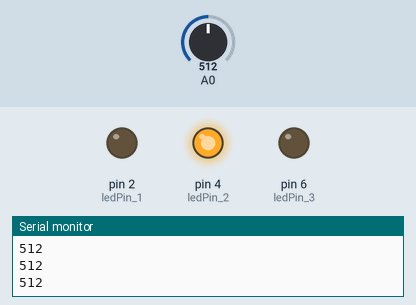
A sketch run on a simulated Arduino Uno, built with avr-gcc and run on an emulated ATmega328P. On the bench: output pins drawn as LEDs (lit = HIGH), the last lines printed to the serial monitor. Inputs (shaded band) come from the test bench; at power-on: A0 = 512.

Above: at 1.2 s.
1.3 s: A0 set to 523
2.8 s: A0 set to 539
At 3.7 s:
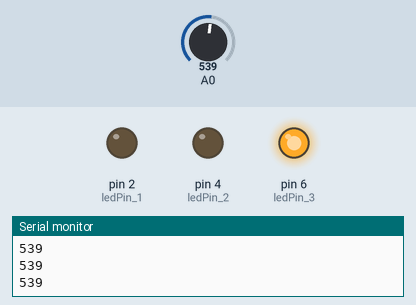
4.3 s: A0 set to 174
At 5.0 s:
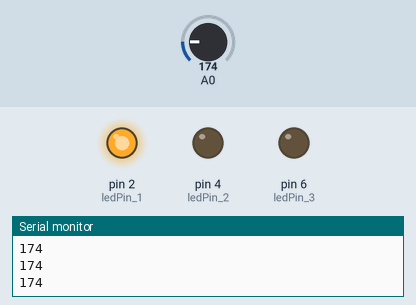
5.8 s: A0 set to 22
7.3 s: A0 set to 17
At 8.5 s:
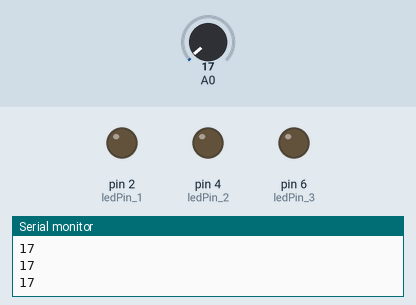
8.8 s: A0 set to 122
At 10.1 s:
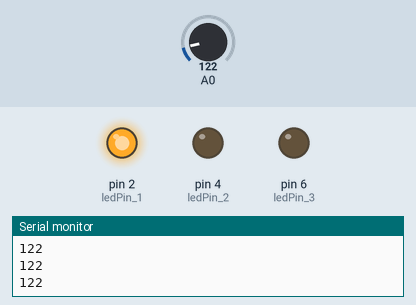
Timing chart, 0 to 11.3 s (numbered marks = the images above; inputs shaded):
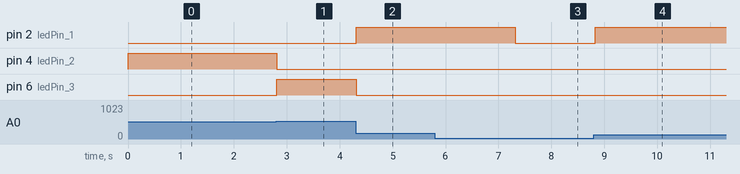

The sketch:

game_7.ino
```cpp
int sensorValue = 0;
int ledPin_1 = 2;
int ledPin_2 = 4;
int ledPin_3 = 6;


void setup() {
  // put your setup code here, to run once:
  Serial.begin(9600);
  pinMode(A0, INPUT);
  pinMode(ledPin_1, OUTPUT);
  pinMode(ledPin_2, OUTPUT);
  pinMode(ledPin_3, OUTPUT);

}

void loop() {
  // put your main code here, to run repeatedly:
  sensorValue = analogRead(A0);

  Serial.println(sensorValue);
  if(sensorValue >= 20 && sensorValue < 184){
    digitalWrite(ledPin_1, HIGH);
  }else{
  digitalWrite(ledPin_1, LOW);
  }

  if(sensorValue >= 184 && sensorValue < 532){
    digitalWrite(ledPin_2, HIGH);
  }else{
  digitalWrite(ledPin_2, LOW);
  }

  if(sensorValue >= 532){
    digitalWrite(ledPin_3, HIGH);
  }else{
  digitalWrite(ledPin_3, LOW);
  }

  delay(100);

}
```

Measured:
- the behaviour switches between 531 and 532 on A0 (found by bisection; images 0 and 1)
- the behaviour switches between 20 and 19 on A0 (found by bisection; images 2 and 3)
- after the input at 2.8 s, pin 4 (ledPin_2): HIGH → LOW at once; pin 6 (ledPin_3): LOW → HIGH at once
- after the input at 4.3 s, pin 2 (ledPin_1): LOW → HIGH at once; pin 6 (ledPin_3): HIGH → LOW at once
- after the input at 7.3 s, pin 2 (ledPin_1): HIGH → LOW at once
- after the input at 8.8 s, pin 2 (ledPin_1): LOW → HIGH at once
